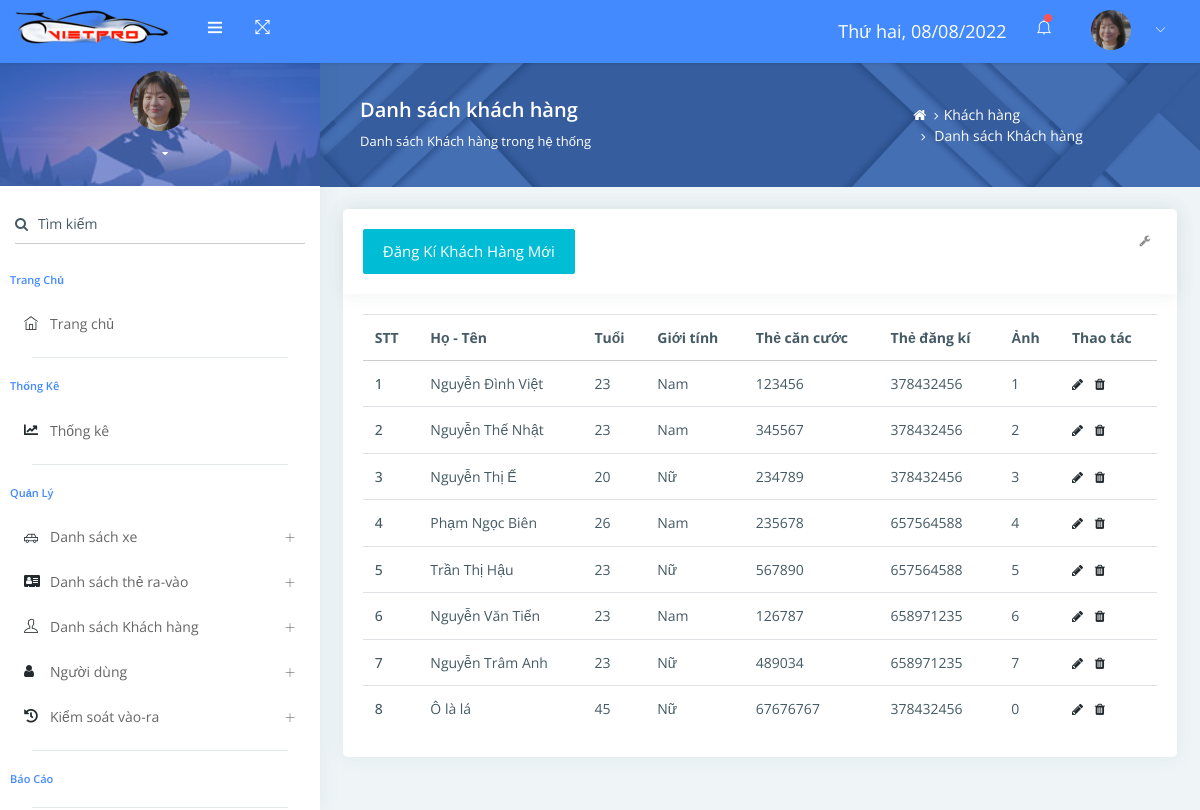
/?mod=client&action=listClient (signed in), run on the app's committed database.
### tables this page shows
CREATE TABLE `client` (
  `ID` int(11) NOT NULL,
  `Name` varchar(200) NOT NULL,
  `Age` int(11) NOT NULL,
  `Sex` text NOT NULL,
  `CitizenID` int(20) NOT NULL,
  `CardID` int(11) NOT NULL,
  `FaceID` int(11) NOT NULL,
  `IsActive` int(11) NOT NULL,
  `Description` varchar(200) NOT NULL
);

CREATE TABLE `card` (
  `ID` int(11) NOT NULL,
  `CardNumber` int(11) NOT NULL,
  `LicensePlates` text NOT NULL,
  `Color` text NOT NULL,
  `Brand` text NOT NULL,
  `DateSignCard` date NOT NULL,
  `DateSignCar` date NOT NULL,
  `CarModel` text NOT NULL,
  `Description` text NOT NULL
);

### libraries/database.php (called while the page is built, shortened)
<?php
function db_query($query_string) {
    global $conn;
    $result = mysqli_query($conn, $query_string);
    return $result;
}
function db_fetch_row($query_string) {
    $mysqli_result = db_query($query_string);
    $result = mysqli_fetch_assoc($mysqli_result);
    return $result;
}
function db_fetch_array($query_string) {
    $result = array();
    $mysqli_result = db_query($query_string);
    while ($row = mysqli_fetch_assoc($mysqli_result)) {
        $result[] = $row;
    }
    return $result;
}

### modules/client/models/indexModel.php (called while the page is built, shortened)
<?php
function get_info_clients()
{
    $clients = db_fetch_array("SELECT cli.ID as ID, cli.Name as Name, cli.Age as Age, cli.Sex as Sex, cli.CitizenID as CitizenID, ca.CardNumber as CardID, cli.FaceID as FaceID FROM `client` as cli LEFT JOIN `card` as ca on ca.`ID` = cli.`CardID`;");
    foreach ($clients as &$item) {
        $item['changeClient'] = "?mod=client&action=changeClient&id={$item['ID']}";
    }
    return $clients;
}

### modules/client/controllers/indexController.php (called while the page is built, shortened)
<?php
function listClientAction()
{
    $data['clients'] = get_info_clients();
    load_view("listClient", $data);
}

### core/router.php (called while the page is built, shortened)
<?php
$action_name = get_action().'Action';
call_function(array('construct', $action_name));

### core/appload.php (called while the page is built, shortened)
<?php
require CONFIGPATH . DIRECTORY_SEPARATOR . 'database.php';
require LIBPATH . DIRECTORY_SEPARATOR . 'database.php';
require COREPATH . DIRECTORY_SEPARATOR . 'base.php';
require COREPATH . DIRECTORY_SEPARATOR . 'router.php';

### index.php (called while the page is built, shortened)
<?php
require COREPATH.DIRECTORY_SEPARATOR.'appload.php';

### helper/users.php (called while the page is built, shortened)
<?php
	function get_info_user()
	{
		if(is_login())
		{
			if(!empty($_COOKIE['is_login']))
			{
				$info = db_fetch_row("SELECT * FROM `users` where `user_email` = '{$_COOKIE['user_name']}'");
			}
			else {
				$info = db_fetch_row("SELECT * FROM `users` where `user_email` = '{$_SESSION['user_login']}'");
			}
			return $info;
		}
		return false;
	}
	function is_login()
	{
		if(is_remember_me())
		{
			return true;
		}
		else if(isset($_SESSION['is_login']))
			return true;
		return false;
	}
	function is_remember_me()
	{
		return false;
	}
?>

### modules/client/views/listClientView.php (the view, shortened to what this page needs)
<?php get_header(); ?>
<?php get_sidebar(); ?>
<div class="pcoded-content">
    <div class="page-header">
        <div class="page-block">
            <div class="row align-items-center">
                <div class="col-md-8">
                    <div class="page-header-title">
                        <h5 class="m-b-10">Danh sách khách hàng</h5>
                        <p class="m-b-0">Danh sách Khách hàng trong hệ thống</p>
                    </div>
                </div>
                <div class="col-md-4">
                    <ul class="breadcrumb">
                        <li class="breadcrumb-item">
                            <a href="?mod=home"> <i class="fa fa-home"></i> </a>
                        </li>
                        <li class="breadcrumb-item"><a href="?mod=client&action=listClient">Khách hàng</a>
                        </li>
                        <li class="breadcrumb-item">
                            <a href="?mod=client&action=listClient">Danh sách Khách hàng</a>
                        </li>
                    </ul>
                </div>
            </div>
        </div>
    </div>
    <div class="pcoded-inner-content">
        <div class="main-body">
            <div class="page-wrapper">
                <div class="page-body">
                    <div class="row">
                        <div class="col-md-12">
                            <div class="card">
                                <div class="card-header">
                                    <a class="btn btn-info" href="?mod=client&action=addClient">Đăng kí khách hàng
                                        mới</a>
                                    <div class="card-header-right">
                                        <ul class="list-unstyled card-option">
                                            <li><i class="fa fa fa-wrench open-card-option"></i></li>
                                        </ul>
                                    </div>
                                </div>
                                <div class="card-block table-border-style">
                                    <div class="table-responsive">
                                        <table class="table table-hover">
                                            <thead>
                                                <tr>
                                                    <th>STT</th>
                                                    <th>Họ - Tên</th>
                                                    <th>Tuổi</th>
                                                    <th>Giới tính</th>
                                                    <th>Thẻ căn cước</th>
                                                    <th>Thẻ đăng kí</th>
                                                    <th>Ảnh</th>
                                                    <th>Thao tác</th>
                                                </tr>
                                            </thead>
                                            <tbody>
                                                <?php
                                                $i = 1;
                                                foreach ($clients as $item) {
                                                ?>
                                                <tr>
                                                    <th scope="row"><?php echo $i ?></th>
                                                    <td><?php echo $item['Name'] ?></td>
                                                    <td><?php echo $item['Age'] ?></td>
                                                    <td><?php echo $item['Sex'] ?></td>
                                                    <td><?php echo $item['CitizenID'] ?></td>
                                                    <td><?php echo $item['CardID'] ?></td>
                                                    <td><?php echo $item['FaceID'] ?></td>
                                                    <td class="">
                                                        <a class="mr-2" title="Sửa"
                                                            href="<?php echo $item['changeClient'] ?>"><i
                                                                class="fa fa-pencil" aria-hidden="true"></i></a>
                                                        <a title="Xóa" href="<?php echo $item['deleteClient'] ?>"
                                                            onclick="return confirm('Bạn có chắc chắn muốn xóa!')"><i
                                                                class="fa fa-trash" aria-hidden="true"></i></a>
                                                    </td>
                                                </tr>
                                                <?php
                                                    $i = $i + 1;
                                                }
                                                ?>
                                            </tbody>
                                        </table>
                                    </div>
                                </div>
                            </div>
                        </div>
                    </div>
                </div>
            </div>
        </div>
    </div>
</div>

### core/base.php (shortened to what this page needs)
<?php
function get_module() {
    global $config;
    $module = isset($_GET['mod']) ? $_GET['mod'] : $config['default_module'];
    return $module;
}
function call_function($list_function = array()) {
    if (is_array($list_function)) {
        foreach ($list_function as $f) {
            if (function_exists($f())) {
                $f();
            }
        }
    }
}
function load_view($name, $data_send = array()) {
    $data = $data_send;
    $path = MODULESPATH . DIRECTORY_SEPARATOR . get_module() . DIRECTORY_SEPARATOR . 'views' . DIRECTORY_SEPARATOR . $name . 'View.php';
    if (file_exists($path)) {
        require $path;
    } else {
        echo "Không tìm thấy {$path}";
    }
}
function get_header($name = '') {
    if (empty($name)) {
        $name = 'header';
    } else {
        $name = "header-{$name}";
    }
    $path = LAYOUTPATH . DIRECTORY_SEPARATOR . $name . '.php';
    if (file_exists($path)) {
        require $path;
    } else {
        echo "Không tìm thấy {$path}";
    }
}
function get_footer($name = '') {
    global $data;
    if (empty($name)) {
        $name = 'footer';
    } else {
        $name = "footer-{$name}";
    }
    $path = LAYOUTPATH . DIRECTORY_SEPARATOR . $name . '.php';
    if (file_exists($path)) {
        if (is_array($data)) {
            foreach ($data as $key => $a) {
                $$key = $a;
            }
        }
        require $path;
    } else {
        echo "Không tìm thấy {$path}";
    }
}
function get_sidebar($name = '') {
    if (empty($name)) {
        $name = 'sidebar';
    } else {
        $name = "sidebar-{$name}";
    }
    $path = LAYOUTPATH . DIRECTORY_SEPARATOR . $name . '.php';
    if (file_exists($path)) {
        require $path;
    } else {
        echo "Không tìm thấy {$path}";
    }
}

### assets/css/styleOfMe.css (style rules this page uses)
.table thead tr th { font-weight: 700; }

### data on the page
client: Name "Nguyễn Đình Việt", Age "23", Sex "Nam", CitizenID "123456", CardID.CardNumber "378432456", FaceID "1"
client: Name "Nguyễn Thế Nhật", Age "23", Sex "Nam", CitizenID "345567", CardID.CardNumber "378432456", FaceID "2"
client: Name "Nguyễn Thị Ế", Age "20", Sex "Nữ", CitizenID "234789", CardID.CardNumber "378432456", FaceID "3"
client: Name "Phạm Ngọc Biên", Age "26", Sex "Nam", CitizenID "235678", CardID.CardNumber "657564588", FaceID "4"
client: Name "Trần Thị Hậu", Age "23", Sex "Nữ", CitizenID "567890", CardID.CardNumber "657564588", FaceID "5"
client: Name "Nguyễn Văn Tiến", Age "23", Sex "Nam", CitizenID "126787", CardID.CardNumber "658971235", FaceID "6"
client: Name "Nguyễn Trâm Anh", Age "23", Sex "Nữ", CitizenID "489034", CardID.CardNumber "658971235", FaceID "7"
client: Name "Ô là lá", Age "45", Sex "Nữ", CitizenID "67676767", CardID.CardNumber "378432456", FaceID "0"
